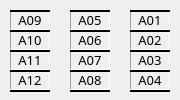
<?xml version="1.0" encoding="UTF-8"?>
<ui version="4.0">
 <class>CarZone</class>
 <widget class="QWidget" name="CarZone">
  <property name="geometry">
   <rect>
    <x>0</x>
    <y>0</y>
    <width>180</width>
    <height>100</height>
   </rect>
  </property>
  <property name="sizePolicy">
   <sizepolicy hsizetype="Minimum" vsizetype="Minimum">
    <horstretch>0</horstretch>
    <verstretch>0</verstretch>
   </sizepolicy>
  </property>
  <property name="windowTitle">
   <string>Form</string>
  </property>
  <property name="styleSheet">
   <string notr="true"/>
  </property>
  <widget class="QLabel" name="carLabel">
   <property name="geometry">
    <rect>
     <x>130</x>
     <y>10</y>
     <width>40</width>
     <height>20</height>
    </rect>
   </property>
   <property name="sizePolicy">
    <sizepolicy hsizetype="Minimum" vsizetype="Minimum">
     <horstretch>0</horstretch>
     <verstretch>0</verstretch>
    </sizepolicy>
   </property>
   <property name="font">
    <font>
     <family>宋体</family>
     <pointsize>10</pointsize>
    </font>
   </property>
   <property name="styleSheet">
    <string notr="true">border-image: url(:/image/notcar.PNG);</string>
   </property>
   <property name="frameShape">
    <enum>QFrame::Panel</enum>
   </property>
   <property name="frameShadow">
    <enum>QFrame::Sunken</enum>
   </property>
   <property name="text">
    <string>A01</string>
   </property>
   <property name="alignment">
    <set>Qt::AlignCenter</set>
   </property>
  </widget>
  <widget class="QLabel" name="carLabel_2">
   <property name="geometry">
    <rect>
     <x>130</x>
     <y>30</y>
     <width>40</width>
     <height>20</height>
    </rect>
   </property>
   <property name="sizePolicy">
    <sizepolicy hsizetype="Minimum" vsizetype="Minimum">
     <horstretch>0</horstretch>
     <verstretch>0</verstretch>
    </sizepolicy>
   </property>
   <property name="font">
    <font>
     <family>宋体</family>
     <pointsize>10</pointsize>
    </font>
   </property>
   <property name="styleSheet">
    <string notr="true">border-image: url(:/image/notcar.PNG);</string>
   </property>
   <property name="frameShape">
    <enum>QFrame::Panel</enum>
   </property>
   <property name="frameShadow">
    <enum>QFrame::Sunken</enum>
   </property>
   <property name="text">
    <string>A02</string>
   </property>
   <property name="alignment">
    <set>Qt::AlignCenter</set>
   </property>
  </widget>
  <widget class="QLabel" name="carLabel_3">
   <property name="geometry">
    <rect>
     <x>130</x>
     <y>50</y>
     <width>40</width>
     <height>20</height>
    </rect>
   </property>
   <property name="sizePolicy">
    <sizepolicy hsizetype="Minimum" vsizetype="Minimum">
     <horstretch>0</horstretch>
     <verstretch>0</verstretch>
    </sizepolicy>
   </property>
   <property name="font">
    <font>
     <family>宋体</family>
     <pointsize>10</pointsize>
    </font>
   </property>
   <property name="styleSheet">
    <string notr="true">border-image: url(:/image/notcar.PNG);</string>
   </property>
   <property name="frameShape">
    <enum>QFrame::Panel</enum>
   </property>
   <property name="frameShadow">
    <enum>QFrame::Sunken</enum>
   </property>
   <property name="text">
    <string>A03</string>
   </property>
   <property name="alignment">
    <set>Qt::AlignCenter</set>
   </property>
  </widget>
  <widget class="QLabel" name="carLabel_4">
   <property name="geometry">
    <rect>
     <x>130</x>
     <y>70</y>
     <width>40</width>
     <height>20</height>
    </rect>
   </property>
   <property name="sizePolicy">
    <sizepolicy hsizetype="Minimum" vsizetype="Minimum">
     <horstretch>0</horstretch>
     <verstretch>0</verstretch>
    </sizepolicy>
   </property>
   <property name="font">
    <font>
     <family>宋体</family>
     <pointsize>10</pointsize>
    </font>
   </property>
   <property name="styleSheet">
    <string notr="true">border-image: url(:/image/notcar.PNG);</string>
   </property>
   <property name="frameShape">
    <enum>QFrame::Panel</enum>
   </property>
   <property name="frameShadow">
    <enum>QFrame::Sunken</enum>
   </property>
   <property name="text">
    <string>A04</string>
   </property>
   <property name="alignment">
    <set>Qt::AlignCenter</set>
   </property>
  </widget>
  <widget class="QLabel" name="carLabel_7">
   <property name="geometry">
    <rect>
     <x>70</x>
     <y>50</y>
     <width>40</width>
     <height>20</height>
    </rect>
   </property>
   <property name="sizePolicy">
    <sizepolicy hsizetype="Minimum" vsizetype="Minimum">
     <horstretch>0</horstretch>
     <verstretch>0</verstretch>
    </sizepolicy>
   </property>
   <property name="font">
    <font>
     <family>宋体</family>
     <pointsize>10</pointsize>
    </font>
   </property>
   <property name="styleSheet">
    <string notr="true">border-image: url(:/image/notcar.PNG);</string>
   </property>
   <property name="frameShape">
    <enum>QFrame::Panel</enum>
   </property>
   <property name="frameShadow">
    <enum>QFrame::Sunken</enum>
   </property>
   <property name="text">
    <string>A07</string>
   </property>
   <property name="alignment">
    <set>Qt::AlignCenter</set>
   </property>
  </widget>
  <widget class="QLabel" name="carLabel_5">
   <property name="geometry">
    <rect>
     <x>70</x>
     <y>10</y>
     <width>40</width>
     <height>20</height>
    </rect>
   </property>
   <property name="sizePolicy">
    <sizepolicy hsizetype="Minimum" vsizetype="Minimum">
     <horstretch>0</horstretch>
     <verstretch>0</verstretch>
    </sizepolicy>
   </property>
   <property name="font">
    <font>
     <family>宋体</family>
     <pointsize>10</pointsize>
    </font>
   </property>
   <property name="styleSheet">
    <string notr="true">border-image: url(:/image/notcar.PNG);</string>
   </property>
   <property name="frameShape">
    <enum>QFrame::Panel</enum>
   </property>
   <property name="frameShadow">
    <enum>QFrame::Sunken</enum>
   </property>
   <property name="text">
    <string>A05</string>
   </property>
   <property name="alignment">
    <set>Qt::AlignCenter</set>
   </property>
  </widget>
  <widget class="QLabel" name="carLabel_6">
   <property name="geometry">
    <rect>
     <x>70</x>
     <y>30</y>
     <width>40</width>
     <height>20</height>
    </rect>
   </property>
   <property name="sizePolicy">
    <sizepolicy hsizetype="Minimum" vsizetype="Minimum">
     <horstretch>0</horstretch>
     <verstretch>0</verstretch>
    </sizepolicy>
   </property>
   <property name="font">
    <font>
     <family>宋体</family>
     <pointsize>10</pointsize>
    </font>
   </property>
   <property name="styleSheet">
    <string notr="true">border-image: url(:/image/notcar.PNG);</string>
   </property>
   <property name="frameShape">
    <enum>QFrame::Panel</enum>
   </property>
   <property name="frameShadow">
    <enum>QFrame::Sunken</enum>
   </property>
   <property name="text">
    <string>A06</string>
   </property>
   <property name="alignment">
    <set>Qt::AlignCenter</set>
   </property>
  </widget>
  <widget class="QLabel" name="carLabel_8">
   <property name="geometry">
    <rect>
     <x>70</x>
     <y>70</y>
     <width>40</width>
     <height>20</height>
    </rect>
   </property>
   <property name="sizePolicy">
    <sizepolicy hsizetype="Minimum" vsizetype="Minimum">
     <horstretch>0</horstretch>
     <verstretch>0</verstretch>
    </sizepolicy>
   </property>
   <property name="font">
    <font>
     <family>宋体</family>
     <pointsize>10</pointsize>
    </font>
   </property>
   <property name="styleSheet">
    <string notr="true">border-image: url(:/image/notcar.PNG);</string>
   </property>
   <property name="frameShape">
    <enum>QFrame::Panel</enum>
   </property>
   <property name="frameShadow">
    <enum>QFrame::Sunken</enum>
   </property>
   <property name="text">
    <string>A08</string>
   </property>
   <property name="alignment">
    <set>Qt::AlignCenter</set>
   </property>
  </widget>
  <widget class="QLabel" name="carLabel_11">
   <property name="geometry">
    <rect>
     <x>10</x>
     <y>50</y>
     <width>40</width>
     <height>20</height>
    </rect>
   </property>
   <property name="sizePolicy">
    <sizepolicy hsizetype="Minimum" vsizetype="Minimum">
     <horstretch>0</horstretch>
     <verstretch>0</verstretch>
    </sizepolicy>
   </property>
   <property name="font">
    <font>
     <family>宋体</family>
     <pointsize>10</pointsize>
    </font>
   </property>
   <property name="styleSheet">
    <string notr="true">border-image: url(:/image/notcar.PNG);</string>
   </property>
   <property name="frameShape">
    <enum>QFrame::Panel</enum>
   </property>
   <property name="frameShadow">
    <enum>QFrame::Sunken</enum>
   </property>
   <property name="text">
    <string>A11</string>
   </property>
   <property name="alignment">
    <set>Qt::AlignCenter</set>
   </property>
  </widget>
  <widget class="QLabel" name="carLabel_9">
   <property name="geometry">
    <rect>
     <x>10</x>
     <y>10</y>
     <width>40</width>
     <height>20</height>
    </rect>
   </property>
   <property name="sizePolicy">
    <sizepolicy hsizetype="Minimum" vsizetype="Minimum">
     <horstretch>0</horstretch>
     <verstretch>0</verstretch>
    </sizepolicy>
   </property>
   <property name="font">
    <font>
     <family>宋体</family>
     <pointsize>10</pointsize>
    </font>
   </property>
   <property name="styleSheet">
    <string notr="true">border-image: url(:/image/notcar.PNG);</string>
   </property>
   <property name="frameShape">
    <enum>QFrame::Panel</enum>
   </property>
   <property name="frameShadow">
    <enum>QFrame::Sunken</enum>
   </property>
   <property name="text">
    <string>A09</string>
   </property>
   <property name="alignment">
    <set>Qt::AlignCenter</set>
   </property>
  </widget>
  <widget class="QLabel" name="carLabel_10">
   <property name="geometry">
    <rect>
     <x>10</x>
     <y>30</y>
     <width>40</width>
     <height>20</height>
    </rect>
   </property>
   <property name="sizePolicy">
    <sizepolicy hsizetype="Minimum" vsizetype="Minimum">
     <horstretch>0</horstretch>
     <verstretch>0</verstretch>
    </sizepolicy>
   </property>
   <property name="font">
    <font>
     <family>宋体</family>
     <pointsize>10</pointsize>
    </font>
   </property>
   <property name="styleSheet">
    <string notr="true">border-image: url(:/image/notcar.PNG);</string>
   </property>
   <property name="frameShape">
    <enum>QFrame::Panel</enum>
   </property>
   <property name="frameShadow">
    <enum>QFrame::Sunken</enum>
   </property>
   <property name="text">
    <string>A10</string>
   </property>
   <property name="alignment">
    <set>Qt::AlignCenter</set>
   </property>
  </widget>
  <widget class="QLabel" name="carLabel_12">
   <property name="geometry">
    <rect>
     <x>10</x>
     <y>70</y>
     <width>40</width>
     <height>20</height>
    </rect>
   </property>
   <property name="sizePolicy">
    <sizepolicy hsizetype="Minimum" vsizetype="Minimum">
     <horstretch>0</horstretch>
     <verstretch>0</verstretch>
    </sizepolicy>
   </property>
   <property name="font">
    <font>
     <family>宋体</family>
     <pointsize>10</pointsize>
    </font>
   </property>
   <property name="styleSheet">
    <string notr="true">border-image: url(:/image/notcar.PNG);</string>
   </property>
   <property name="frameShape">
    <enum>QFrame::Panel</enum>
   </property>
   <property name="frameShadow">
    <enum>QFrame::Sunken</enum>
   </property>
   <property name="text">
    <string>A12</string>
   </property>
   <property name="alignment">
    <set>Qt::AlignCenter</set>
   </property>
  </widget>
  <widget class="Line" name="line">
   <property name="geometry">
    <rect>
     <x>130</x>
     <y>10</y>
     <width>40</width>
     <height>2</height>
    </rect>
   </property>
   <property name="sizePolicy">
    <sizepolicy hsizetype="Minimum" vsizetype="Minimum">
     <horstretch>0</horstretch>
     <verstretch>0</verstretch>
    </sizepolicy>
   </property>
   <property name="styleSheet">
    <string notr="true">background-color: rgb(0, 0, 0);</string>
   </property>
   <property name="orientation">
    <enum>Qt::Horizontal</enum>
   </property>
  </widget>
  <widget class="Line" name="line_2">
   <property name="geometry">
    <rect>
     <x>130</x>
     <y>30</y>
     <width>40</width>
     <height>2</height>
    </rect>
   </property>
   <property name="sizePolicy">
    <sizepolicy hsizetype="Minimum" vsizetype="Minimum">
     <horstretch>0</horstretch>
     <verstretch>0</verstretch>
    </sizepolicy>
   </property>
   <property name="styleSheet">
    <string notr="true">background-color: rgb(0, 0, 0);</string>
   </property>
   <property name="orientation">
    <enum>Qt::Horizontal</enum>
   </property>
  </widget>
  <widget class="Line" name="line_3">
   <property name="geometry">
    <rect>
     <x>130</x>
     <y>50</y>
     <width>40</width>
     <height>2</height>
    </rect>
   </property>
   <property name="sizePolicy">
    <sizepolicy hsizetype="Minimum" vsizetype="Minimum">
     <horstretch>0</horstretch>
     <verstretch>0</verstretch>
    </sizepolicy>
   </property>
   <property name="styleSheet">
    <string notr="true">background-color: rgb(0, 0, 0);</string>
   </property>
   <property name="orientation">
    <enum>Qt::Horizontal</enum>
   </property>
  </widget>
  <widget class="Line" name="line_4">
   <property name="geometry">
    <rect>
     <x>130</x>
     <y>70</y>
     <width>40</width>
     <height>2</height>
    </rect>
   </property>
   <property name="sizePolicy">
    <sizepolicy hsizetype="Minimum" vsizetype="Minimum">
     <horstretch>0</horstretch>
     <verstretch>0</verstretch>
    </sizepolicy>
   </property>
   <property name="styleSheet">
    <string notr="true">background-color: rgb(0, 0, 0);</string>
   </property>
   <property name="orientation">
    <enum>Qt::Horizontal</enum>
   </property>
  </widget>
  <widget class="Line" name="line_5">
   <property name="geometry">
    <rect>
     <x>130</x>
     <y>90</y>
     <width>40</width>
     <height>2</height>
    </rect>
   </property>
   <property name="sizePolicy">
    <sizepolicy hsizetype="Minimum" vsizetype="Minimum">
     <horstretch>0</horstretch>
     <verstretch>0</verstretch>
    </sizepolicy>
   </property>
   <property name="styleSheet">
    <string notr="true">background-color: rgb(0, 0, 0);</string>
   </property>
   <property name="orientation">
    <enum>Qt::Horizontal</enum>
   </property>
  </widget>
  <widget class="Line" name="line_6">
   <property name="geometry">
    <rect>
     <x>70</x>
     <y>10</y>
     <width>40</width>
     <height>2</height>
    </rect>
   </property>
   <property name="sizePolicy">
    <sizepolicy hsizetype="Minimum" vsizetype="Minimum">
     <horstretch>0</horstretch>
     <verstretch>0</verstretch>
    </sizepolicy>
   </property>
   <property name="styleSheet">
    <string notr="true">background-color: rgb(0, 0, 0);</string>
   </property>
   <property name="orientation">
    <enum>Qt::Horizontal</enum>
   </property>
  </widget>
  <widget class="Line" name="line_7">
   <property name="geometry">
    <rect>
     <x>70</x>
     <y>30</y>
     <width>40</width>
     <height>2</height>
    </rect>
   </property>
   <property name="sizePolicy">
    <sizepolicy hsizetype="Minimum" vsizetype="Minimum">
     <horstretch>0</horstretch>
     <verstretch>0</verstretch>
    </sizepolicy>
   </property>
   <property name="styleSheet">
    <string notr="true">background-color: rgb(0, 0, 0);</string>
   </property>
   <property name="orientation">
    <enum>Qt::Horizontal</enum>
   </property>
  </widget>
  <widget class="Line" name="line_8">
   <property name="geometry">
    <rect>
     <x>70</x>
     <y>50</y>
     <width>40</width>
     <height>2</height>
    </rect>
   </property>
   <property name="sizePolicy">
    <sizepolicy hsizetype="Minimum" vsizetype="Minimum">
     <horstretch>0</horstretch>
     <verstretch>0</verstretch>
    </sizepolicy>
   </property>
   <property name="styleSheet">
    <string notr="true">background-color: rgb(0, 0, 0);</string>
   </property>
   <property name="orientation">
    <enum>Qt::Horizontal</enum>
   </property>
  </widget>
  <widget class="Line" name="line_9">
   <property name="geometry">
    <rect>
     <x>70</x>
     <y>70</y>
     <width>40</width>
     <height>2</height>
    </rect>
   </property>
   <property name="sizePolicy">
    <sizepolicy hsizetype="Minimum" vsizetype="Minimum">
     <horstretch>0</horstretch>
     <verstretch>0</verstretch>
    </sizepolicy>
   </property>
   <property name="styleSheet">
    <string notr="true">background-color: rgb(0, 0, 0);</string>
   </property>
   <property name="orientation">
    <enum>Qt::Horizontal</enum>
   </property>
  </widget>
  <widget class="Line" name="line_10">
   <property name="geometry">
    <rect>
     <x>70</x>
     <y>90</y>
     <width>40</width>
     <height>2</height>
    </rect>
   </property>
   <property name="sizePolicy">
    <sizepolicy hsizetype="Minimum" vsizetype="Minimum">
     <horstretch>0</horstretch>
     <verstretch>0</verstretch>
    </sizepolicy>
   </property>
   <property name="styleSheet">
    <string notr="true">background-color: rgb(0, 0, 0);</string>
   </property>
   <property name="orientation">
    <enum>Qt::Horizontal</enum>
   </property>
  </widget>
  <widget class="Line" name="line_11">
   <property name="geometry">
    <rect>
     <x>10</x>
     <y>10</y>
     <width>40</width>
     <height>2</height>
    </rect>
   </property>
   <property name="sizePolicy">
    <sizepolicy hsizetype="Minimum" vsizetype="Minimum">
     <horstretch>0</horstretch>
     <verstretch>0</verstretch>
    </sizepolicy>
   </property>
   <property name="styleSheet">
    <string notr="true">background-color: rgb(0, 0, 0);</string>
   </property>
   <property name="orientation">
    <enum>Qt::Horizontal</enum>
   </property>
  </widget>
  <widget class="Line" name="line_12">
   <property name="geometry">
    <rect>
     <x>10</x>
     <y>30</y>
     <width>40</width>
     <height>2</height>
    </rect>
   </property>
   <property name="sizePolicy">
    <sizepolicy hsizetype="Minimum" vsizetype="Minimum">
     <horstretch>0</horstretch>
     <verstretch>0</verstretch>
    </sizepolicy>
   </property>
   <property name="styleSheet">
    <string notr="true">background-color: rgb(0, 0, 0);</string>
   </property>
   <property name="orientation">
    <enum>Qt::Horizontal</enum>
   </property>
  </widget>
  <widget class="Line" name="line_13">
   <property name="geometry">
    <rect>
     <x>10</x>
     <y>50</y>
     <width>40</width>
     <height>2</height>
    </rect>
   </property>
   <property name="sizePolicy">
    <sizepolicy hsizetype="Minimum" vsizetype="Minimum">
     <horstretch>0</horstretch>
     <verstretch>0</verstretch>
    </sizepolicy>
   </property>
   <property name="styleSheet">
    <string notr="true">background-color: rgb(0, 0, 0);</string>
   </property>
   <property name="orientation">
    <enum>Qt::Horizontal</enum>
   </property>
  </widget>
  <widget class="Line" name="line_14">
   <property name="geometry">
    <rect>
     <x>10</x>
     <y>70</y>
     <width>40</width>
     <height>2</height>
    </rect>
   </property>
   <property name="sizePolicy">
    <sizepolicy hsizetype="Minimum" vsizetype="Minimum">
     <horstretch>0</horstretch>
     <verstretch>0</verstretch>
    </sizepolicy>
   </property>
   <property name="styleSheet">
    <string notr="true">background-color: rgb(0, 0, 0);</string>
   </property>
   <property name="orientation">
    <enum>Qt::Horizontal</enum>
   </property>
  </widget>
  <widget class="Line" name="line_15">
   <property name="geometry">
    <rect>
     <x>10</x>
     <y>90</y>
     <width>40</width>
     <height>2</height>
    </rect>
   </property>
   <property name="sizePolicy">
    <sizepolicy hsizetype="Minimum" vsizetype="Minimum">
     <horstretch>0</horstretch>
     <verstretch>0</verstretch>
    </sizepolicy>
   </property>
   <property name="styleSheet">
    <string notr="true">background-color: rgb(0, 0, 0);</string>
   </property>
   <property name="orientation">
    <enum>Qt::Horizontal</enum>
   </property>
  </widget>
 </widget>
 <resources/>
 <connections/>
</ui>
